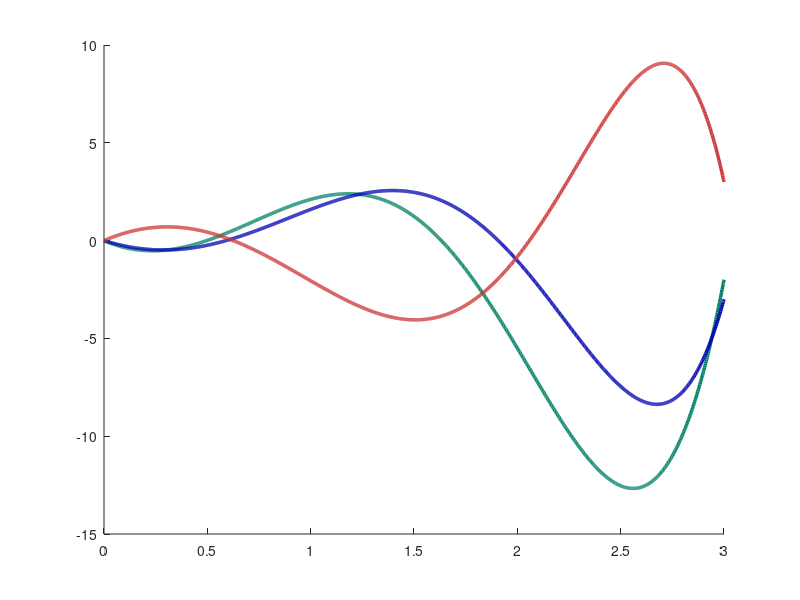

The MATLAB script that drew this image: (Note: this script raises an error after producing the figure.)
A = [5 -2 8; 4 -3 4; -4 0 -7];
B = [-7; -5; 7];
x1 = [-2; -3; 3];
t1 = 3;

P = integral(@(t) expm(A*t)*B*B'*expm(A'*t), 0, t1, 'ArrayValued', true);
u = @(t) B' * expm(A'*(t1-t)) * inv(P) * x1;
opts = odeset('MaxStep', 0.01);
[t, x] = ode45(@(t,x) A*x + B*u(t), [0 t1], zeros(3,1), opts);
u_vals = arrayfun(@(ti) u(ti), t);

colors = [0, 0.5, 0.4; 0, 0, 0.7; 0.8, 0.2, 0.2];
M = 15; L = 20; T = 13;

% --- x(t) ---
figure('Color', 'white', 'Position', [100, 100, 900, 400]);
hold on
for i = 1:3
    plot(t, x(:,i), 'LineWidth', 2.5, 'Color', colors(i,:))
end
ax = gca; ax.LineWidth = 1.5; ax.FontSize = T;
ax.XColor = [0.3 0.3 0.3]; ax.YColor = [0.3 0.3 0.3];
grid on; grid minor; box on;
ax.GridColor = [0.9 0.9 0.9]; ax.GridAlpha = 0.4;
ax.MinorGridColor = [0.95 0.95 0.95]; ax.MinorGridAlpha = 0.2;
xline(t1, '--k', 'LineWidth', 1.5)
xlabel('$t$', 'Interpreter','latex', 'FontSize', M)
ylabel('$x(t)$', 'Interpreter','latex', 'FontSize', M)
legend('$x_1(t)$','$x_2(t)$','$x_3(t)$', ...
    'Interpreter','latex','Location','northwest','FontSize', L, 'NumColumns', 3);
xlim([-0.01; 3.1]);

% Линии:
yline(x1(1), '--', 'LineWidth', 1, 'Color', colors(1,:), 'HandleVisibility','off')
yline(x1(2), '--', 'LineWidth', 1, 'Color', colors(2,:), 'HandleVisibility','off')
yline(x1(3), '--', 'LineWidth', 1, 'Color', colors(3,:), 'HandleVisibility','off')
xline(t1, '--', 'LineWidth', 1, 'Color', [0.7 0.7 0.7], 'HandleVisibility','off')

% Подписи
text(-0.05, x1(1)+0.3, '$-2$', 'Interpreter','latex', 'FontSize', 16, 'Color', colors(1,:), 'HorizontalAlignment','right')
text(-0.05, x1(2)-0.4, '$-3$', 'Interpreter','latex', 'FontSize', 16, 'Color', colors(2,:), 'HorizontalAlignment','right')
text(-0.05, x1(3), '$3$',  'Interpreter','latex', 'FontSize', 16, 'Color', colors(3,:), 'HorizontalAlignment','right')


set(findall(gcf, '-property', 'FontName'), 'FontName', 'DejaVu Math TeX Gyre');
exportgraphics(gcf,'../../report/images/task1/x.pdf','ContentType','vector')


% --- u(t) ---
% figure('Color', 'white', 'Position', [100, 100, 900, 400]);
% plot(t, u_vals, 'LineWidth', 2.5, 'Color', [0.8 0.2 0.2])
% ax = gca; ax.LineWidth = 1.5; ax.FontSize = T;
% ax.XColor = [0.3 0.3 0.3]; ax.YColor = [0.3 0.3 0.3];
% grid on; grid minor; box on;
% ax.GridColor = [0.9 0.9 0.9]; ax.GridAlpha = 0.4;
% ax.MinorGridColor = [0.95 0.95 0.95]; ax.MinorGridAlpha = 0.2;
% xlabel('$t$', 'Interpreter','latex', 'FontSize', M)
% ylabel('$u(t)$', 'Interpreter','latex', 'FontSize', M)
% legend('$u(t)$','Interpreter','latex','Location','northwest','FontSize', L)
% xlim([-0.01; 3.01]);
% 
% set(findall(gcf, '-property', 'FontName'), 'FontName', 'DejaVu Math TeX Gyre');
% exportgraphics(gcf,'../../report/images/task1/u.pdf','ContentType','vector')
